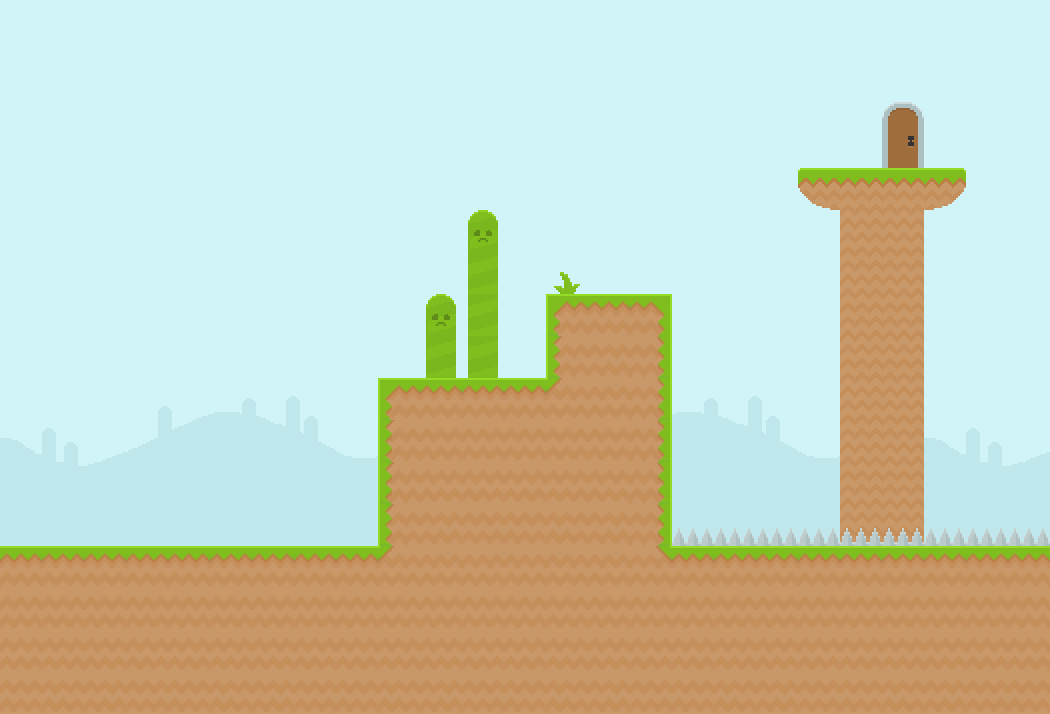

Below is a game level as drawn by its tile map, then a one-line description and the .tmx file that defines it, in full:
An orthogonal 25x17 tile map with 42x42 px tiles, 2 tile layers (background, foreground) and 4 objects (player, box, diamond).

<map version="1.0" tiledversion="1.0.2" orientation="orthogonal" renderorder="right-down" width="25" height="17" tilewidth="42" tileheight="42" nextobjectid="7">
 <tileset firstgid="1" source="tileset.tsx" />
 <layer name="background" width="25" height="17">
  <data encoding="csv">
232,232,232,232,232,232,232,232,232,232,232,232,232,232,232,232,232,232,232,232,232,232,232,232,232,
232,232,232,232,232,232,232,232,232,232,232,232,232,232,232,232,232,232,232,232,232,232,232,232,232,
232,232,232,232,232,232,232,232,232,232,232,232,232,232,232,232,232,232,232,232,232,232,232,232,232,
232,232,232,232,232,232,232,232,232,232,232,232,232,232,232,232,232,232,232,232,232,232,232,232,232,
232,232,232,232,232,232,232,232,232,232,232,232,232,232,232,232,232,232,232,232,232,232,232,232,232,
232,232,232,232,232,232,232,232,232,232,232,232,232,232,232,232,232,232,232,232,232,232,232,232,232,
232,232,232,232,232,232,232,232,232,232,232,232,232,232,232,232,232,232,232,232,232,232,232,232,232,
232,232,232,232,232,232,232,232,232,232,232,232,232,232,232,232,232,232,232,232,232,232,232,232,232,
232,232,232,232,232,232,232,232,232,232,232,232,232,232,232,232,232,232,232,232,232,232,232,232,232,
230,231,232,233,234,235,236,237,238,239,240,230,231,232,233,234,235,236,237,238,239,240,230,231,232,
260,261,262,263,264,265,266,267,268,269,270,260,261,262,263,264,265,266,267,268,269,270,260,261,262,
290,291,292,293,294,295,296,297,298,299,300,290,291,292,293,294,295,296,297,298,299,300,290,291,292,
293,293,293,293,293,293,293,293,293,293,293,293,293,293,293,293,293,293,293,293,153,153,293,293,293,
293,293,293,293,293,293,293,293,293,293,293,293,293,293,293,293,293,293,293,293,293,293,293,293,293,
293,293,293,293,293,293,293,293,293,293,293,293,293,293,293,293,293,293,293,293,293,293,293,293,293,
293,293,293,293,293,293,293,293,293,293,293,293,293,293,293,293,293,293,293,293,293,293,293,293,293,
293,293,293,293,293,293,293,293,293,293,293,293,293,293,293,293,293,293,293,293,293,293,293,293,293
</data>
 </layer>
 <layer name="foreground" width="25" height="17">
  <data encoding="csv">
0,0,0,0,0,0,0,0,0,0,0,0,0,0,0,0,0,0,0,0,0,0,0,0,0,
0,0,0,0,0,0,0,0,0,0,0,0,0,0,0,0,0,0,0,0,0,0,0,0,0,
0,0,0,0,0,0,0,0,0,0,0,0,0,0,0,0,0,0,0,0,0,167,0,0,0,
0,0,0,0,0,0,0,0,0,0,0,0,0,0,0,0,0,0,0,0,0,168,0,0,0,
0,0,0,0,0,0,0,0,0,0,0,0,0,0,0,0,0,0,0,126,124,124,156,0,0,
0,0,0,0,0,0,0,0,0,0,0,407,0,0,0,0,0,0,0,0,153,153,0,0,0,
0,0,0,0,0,0,0,0,0,0,0,468,0,18,0,0,0,0,0,0,153,153,0,0,0,
0,0,0,0,0,0,0,0,0,0,407,468,0,541,483,542,0,0,0,0,153,153,0,0,0,
0,0,0,0,0,0,0,0,0,0,468,468,0,545,549,546,0,0,0,0,153,153,0,0,0,
0,0,0,0,0,0,0,0,0,541,483,483,483,543,549,546,0,0,0,0,153,153,0,0,0,
0,0,0,0,0,0,0,0,0,545,549,549,549,549,549,546,0,0,0,0,153,153,0,0,0,
0,0,0,0,0,0,0,0,0,545,549,549,549,549,549,546,0,0,0,0,153,153,0,0,0,
0,0,0,0,0,0,0,0,0,545,549,549,549,549,549,546,71,71,71,71,71,71,71,71,71,
483,483,483,483,483,483,483,483,483,543,549,549,549,549,549,544,483,483,483,483,483,483,483,483,483,
549,549,549,549,549,549,549,549,549,549,549,549,549,549,549,549,549,549,549,549,549,549,549,549,549,
549,549,549,549,549,549,549,549,549,549,549,549,549,549,549,549,549,549,549,549,549,549,549,549,549,
549,549,549,549,549,549,549,549,549,549,549,549,549,549,549,549,549,549,549,549,549,549,549,549,549
</data>
 </layer>
 <objectgroup name="objects">
  <object id="1" name="player" type="player" x="266" y="487.33" width="44" height="49.3333" />
  <object id="4" name="box" type="box" x="73.3333" y="494" width="46" height="38" />
  <object id="5" x="122" y="-110" width="4" height="4" />
  <object id="6" name="diamond" x="158.667" y="265.333" width="42.6667" height="41.3333" />
 </objectgroup>
</map>
